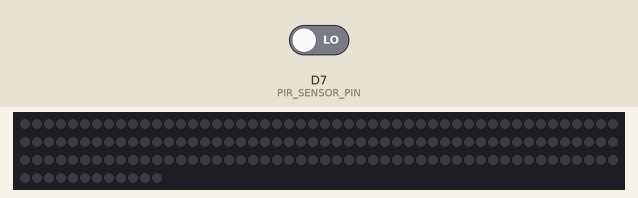
A sketch run on a simulated ESP8266 (NodeMCU). Parts: 162 RGB LEDs in strip order, left to right, continuing on the next row. The test bench sets the inputs (shaded band); at power-on: D7 (PIR_SENSOR_PIN) LOW. Dim RGB values are drawn brighter than linear.

Above: at 1.2 s.
1.3 s: D7 (PIR_SENSOR_PIN) driven HIGH
At 2.42 s:
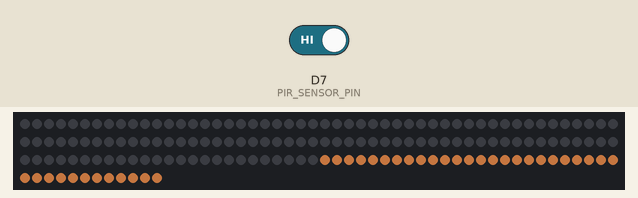
At 5.9 s:
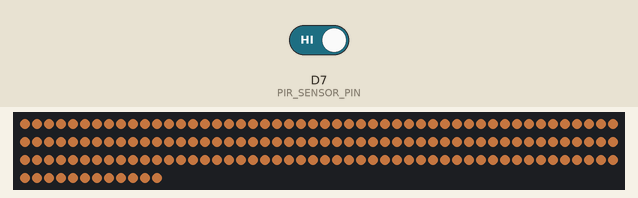
Timing chart, 0 to 7.4 s (numbered marks = the images above; inputs shaded):
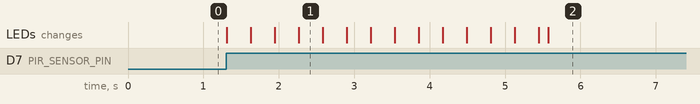

The sketch:

motion-chaser-led-strip.ino
```cpp
#include <Adafruit_NeoPixel.h>

#define PIN            D8  // Define the pin where the data line is connected to
#define NUMPIXELS      162  // Number of pixels in the strip
#define PIR_SENSOR_PIN D7  // Define the pin where the PIR sensor is connected to

Adafruit_NeoPixel strip = Adafruit_NeoPixel(NUMPIXELS, PIN, NEO_GRBW + NEO_KHZ800);

int pirState = LOW; // Initialize the PIR state to low (no motion)
unsigned long lastMotionTime = 0; // Timestamp when the last motion was detected

void setup() {
  pinMode(PIR_SENSOR_PIN, INPUT);
  strip.begin(); // Initialize the strip
  strip.setBrightness(80); // Set brightness to x out of 255
  strip.show(); // Initialize all pixels to 'off'
}

void loop() {
  int pirValue = digitalRead(PIR_SENSOR_PIN); // Read the value from the PIR sensor

  if (pirValue == HIGH) { // If motion is detected
    if (pirState == LOW) { // If it's the first time motion has been detected
      pirState = HIGH; // Update the state to high
      lightUpStrip(); // Call the function to light up the strip
    }
    lastMotionTime = millis(); // Update the last motion time
  } else { // If no motion is detected
    if (pirState == HIGH && millis() - lastMotionTime > 30000) { // If x seconds have passed since the last motion
      turnOffStrip(); // Call the function to turn off the strip
      pirState = LOW; // Update the state to low
    }
  }
}

void lightUpStrip() {
  for (int i = NUMPIXELS - 1; i >= 0; i--) {
    strip.setPixelColor(i, strip.Color(204, 85, 0, 100)); // Set the pixel color to fuscha (adjust as needed)
    strip.show();
    delay(20); // Delay for 20 milliseconds to control the speed of progression
  }
}

void turnOffStrip() {
  for (int i = 0; i < NUMPIXELS; i++) {
    strip.setBrightness(50); // Set brightness to 128 out of 255
    strip.setPixelColor(i, strip.Color(30, 0, 0, 0)); // Turn off the pixel or dim low
    strip.show();
    delay(20); // Delay for 20 milliseconds to control the speed of progression
  }
}
```

Measured:
- after the input at 1.3 s, the LEDs: first change at once (image 1 shows a later state)
